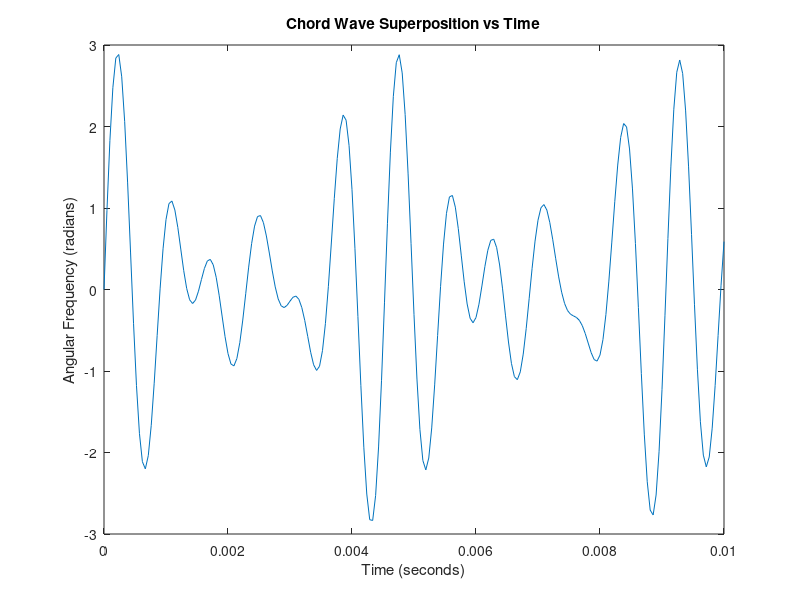
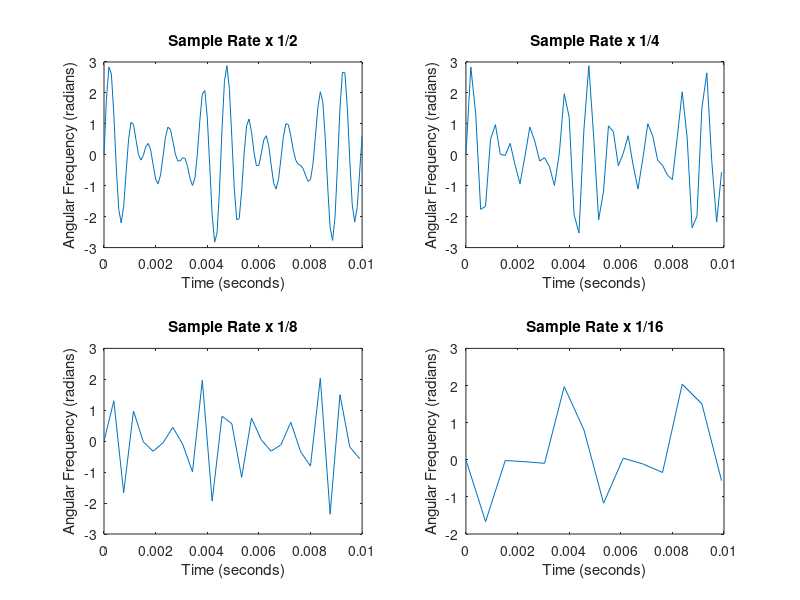
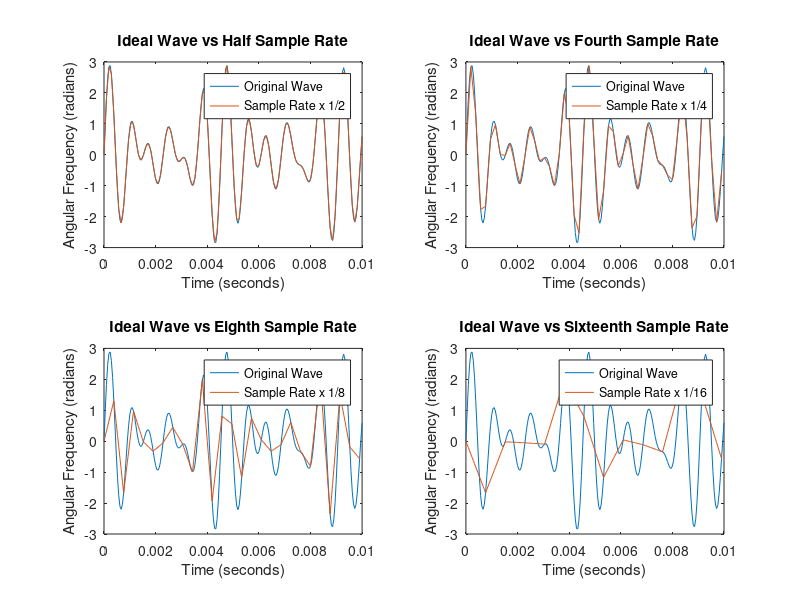
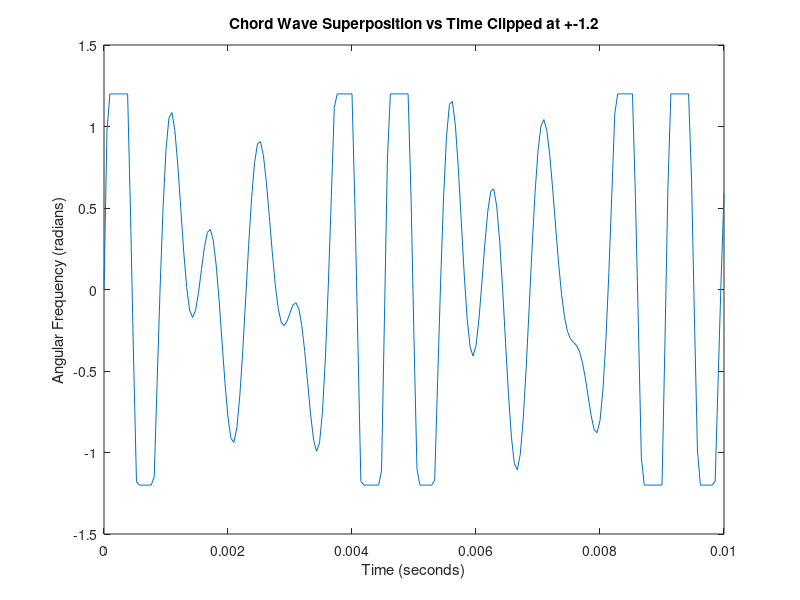

These charts were generated, in order, by the following MATLAB code: (Note: this script raises an error after producing the figures.)
%% Homework 3 - Andrew Choi - 999796522

%% Problem 1(a)
% Set variables
w = 2640 * pi;
frequency = w / (2 * pi);
% Compute sample rate by using the highest frequency from the function then
% multiply by 0.01 since upper limit is 10 ms
samprate = 16 * frequency * 0.01;
% Make an array for time and the wave function, then plot
t = linspace(0, 0.01, samprate);
func = sin(1760.*pi.*t) + sin(2220.*pi.*t) + sin(2640.*pi.*t);
figure(1)
plot(t,func)
title('Chord Wave Superposition vs Time')
xlabel('Time (seconds)')
ylabel('Angular Frequency (radians)')

%% Problem 1(b)
% Use the end function to keep only every second, fourth, eighth, or
% sixtheenth value in the time array, then make a new function array for
% each corresponding array
halft = t(1:2:end);
halffunc = sin(1760.*pi.*halft) + sin(2220.*pi.*halft) + sin(2640.*pi.*halft);
fourtht = t(1:4:end);
fourthfunc = sin(1760.*pi.*fourtht) + sin(2220.*pi.*fourtht) + sin(2640.*pi.*fourtht);
eightht = t(1:8:end);
eighthfunc = sin(1760.*pi.*eightht) + sin(2220.*pi.*eightht) + sin(2640.*pi.*eightht);
sixteent = t(1:16:end);
sixteenfunc = sin(1760.*pi.*sixteent) + sin(2220.*pi.*sixteent) + sin(2640.*pi.*sixteent);
% Use subplot to make a compound figure of the new made arrays
figure(2)
subplot(2,2,1)
plot(halft,halffunc)
title('Sample Rate x 1/2')
xlabel('Time (seconds)')
ylabel('Angular Frequency (radians)')
subplot(2,2,2)
plot(fourtht, fourthfunc)
title('Sample Rate x 1/4')
xlabel('Time (seconds)')
ylabel('Angular Frequency (radians)')
subplot(2,2,3)
plot(eightht, eighthfunc)
title('Sample Rate x 1/8')
xlabel('Time (seconds)')
ylabel('Angular Frequency (radians)')
subplot(2,2,4)
plot(sixteent,sixteenfunc)
title('Sample Rate x 1/16')
xlabel('Time (seconds)')
ylabel('Angular Frequency (radians)')

%% Problem 1(c)
% Interpolate the arrays from part b to the original values of t 
halfinterp = interp1(halft,halffunc,t);
fourthinterp = interp1(fourtht,fourthfunc,t);
eighthinterp = interp1(eightht,eighthfunc,t);
sixteeninterp = interp1(sixteent,sixteenfunc,t);
% Use the interpolated values of part b to graph against the plot from part
% a using subplots again
figure(3)
subplot(2,2,1)
plot(t,func,t,halfinterp)
title('Ideal Wave vs Half Sample Rate')
xlabel('Time (seconds)')
ylabel('Angular Frequency (radians)')
legend('Original Wave','Sample Rate x 1/2')
subplot(2,2,2)
plot(t,func,t,fourthinterp)
title('Ideal Wave vs Fourth Sample Rate')
xlabel('Time (seconds)')
ylabel('Angular Frequency (radians)')
legend('Original Wave','Sample Rate x 1/4')
subplot(2,2,3)
plot(t,func,t,eighthinterp)
title('Ideal Wave vs Eighth Sample Rate')
xlabel('Time (seconds)')
ylabel('Angular Frequency (radians)')
legend('Original Wave','Sample Rate x 1/8')
subplot(2,2,4)
plot(t,func,t,sixteeninterp)
title('Ideal Wave vs Sixteenth Sample Rate')
xlabel('Time (seconds)')
ylabel('Angular Frequency (radians)')
legend('Original Wave','Sample Rate x 1/16')

%% Problem 1(d)
% Use fprintf to discuss the errors shown from the comparison graph
fprintf('From looking at figure 3 from part c it seems that the less data points we decide to use the higher the \n discrepancies become between the interpolated graphs from part c and the original from part a leading \n to a higher and higher error. \n')

%% Problem 1(e)
% Make logical arrays of values that are less than or equal to abs(1.2)
clipplogic = le(func,1.2);
clipnlogic = ge(func,-1.2);
% Multiply these by the function
clip = clipplogic .* clipnlogic .*func;
% Whatever values are zeros now, turn them into one then multiply the
% positive values by 1.2 and the negatives by -1.2
clipp = ~clipplogic .* 1.2;
clipn = ~clipnlogic .* -1.2;
% Add all the clip arrays together to get the final finished clip then
% plot
finalclip = clip + clipp + clipn;
figure(4)
plot(t,finalclip)
title('Chord Wave Superposition vs Time Clipped at +-1.2')
xlabel('Time (seconds)')
ylabel('Angular Frequency (radians)')

%% Prob 2(a)
% Assign variables
a = 3.01*10^9;
b = 2.74*10^9;
k = ((a^2 - b^2)^.5)/a;
% Make 100 discrete points from 0 to 2pi
theta1 = linspace(0,pi/2,100);
func1 = (1 - k.^2 .* sin(theta1).^2).^.5;
% Compute the integral using Riemann sum method
integral1 = sum(func1) .* ((pi/2)/100);
% Make 1000 discrete points from 0 to 2pi
theta2 = linspace(0,(pi/2),1000);
func2 = (1 - k.^2 .* sin(theta2).^2).^.5;
% Compute the integral using Riemann sum method
integral2 = sum(func2) .* ((pi/2)/1000);
% Compute the two perimeters with the equation given
perim1 = integral1 * 4 * a;
perim2 = integral2 * 4 * a;
fprintf('By using the riemann sum method of integration we obtain that the perimeter of \n the ellipse is %s and %s km when using 100 and 1000 \n discrete points respectively. \n',perim1,perim2)

%% Prob 2(b)
func = @(x) (1 - k.^2 .* sin(x).^2).^.5;
% Compute the integral using Matlab's integral function
i = integral(func,0,pi/2);
% Compute the perimeter
perim3 = i * 4 * a;
% Compute the absolute value of the relative error for the two reults from
% part a using the relative error equation
percenterror1 = abs((perim3 - perim1)/perim3)*100;
percenterror2 = abs((perim3 - perim2)/perim3)*100;
fprintf('The perimeter gained by using the integral function is %s km. The absolute value of the \n relative errors are %f and %f percent respectively \n for the results from part a. \n',perim3,percenterror1,percenterror2)

%% Prob2(c)
% Compute the avgspeeds of part a's result by dividing perimeter by time
avgspeed1 = perim1*1000/(84.3*365*24*3600);
avgspeed2 = perim2*1000/(84.3*365*24*3600);
fprintf('The average speed of Uranus given that a single cycle takes 84.3 years is \n %f and %f m/s when using the perimeters from part a respectively. \n',avgspeed1,avgspeed2)

%% Problem 3(a)
% Assign variables
v = [5 10 15 25 35 40 50 65 80];
fe = [47 72 82 80 71 66 55 42 31];
% Compute coefficients of the third order polynomial
coef = polyfit(v,fe,3);
newv = linspace(0,80,150);
% Compute y values of the polynomial
newfe = polyval(coef,newv);
% Plot original data points and third order polynomial curve
figure(5)
plot(v,fe,'o',newv,newfe)
title('Third Order Polynomial for Velocity versus Fuel Efficiency')
legend('Original Data Points','Third Order Polynomial')
xlabel('Velocity (mph)')
ylabel('Fuel Efficiency (mpg)')

%% Problem 3(b)
% Write out the polynomial function and compute fuel efficiency when
% velocity = 60 mph
polyfunc = @(ve) 0.0008.*ve.^3 - 0.1137.*ve.^2 + 4.1566.*ve + 35.8941;
fewhenveis60 = polyfunc(60);
fprintf('The fuel efficiency of the vehicle at 60mph using a third order polynomial is %f mpg. \n',fewhenveis60)
% Compute velocity when fuel efficiency = 50 mpg using the min function and
% indexing
[i,k] = min(abs(newfe-50));
vewhenfeis50 = newv(k);
fprintf('The velocity of the vehicle when fuel efficiency is around 50mpg using a third \n order polynomial is %f mph. \n',vewhenfeis50)

%% Problem 3(c)
% Use interp1 function to make a linear interpolation of the data points then graph
g = (5:80); 
interpy = interp1(v,fe,g);
figure(6)
subplot(2,1,1)
plot(v,fe,'o',g,interpy)
title('Linear Interpolation for Velocity versus Fuel Efficiency')
legend('Original Data Points','Linear Interpolation')
xlabel('Velocity (mph)')
ylabel('Fuel Efficiency (mpg)')
% Use interp1 function to compute fuel efficency when velocity = 60 mph
linearfeat60 = interp1(v,fe,60);
fprintf('The fuel efficiency of the vehicle at 60mph using linear interpolation is %f mpg. \n',linearfeat60)
% Use spline function to make a cubic spline interpolation of the data points then
% graph
spliney = spline(v,fe,g);
subplot(2,1,2)
plot(v,fe,'o',g,spliney)
title('Cubic Spline Interpolation for Velocity versus Fuel Efficiency')
legend('Original Data Points','Cubic Spline Interpolation')
xlabel('Velocity (mph)')
ylabel('Fuel Efficiency (mpg)')
% Use spline funtion to compute fuel efficiency when velocity = 60 mph
splinefeat60 = spline(v,fe,60);
fprintf('The fuel efficiency of the vehicle at 60mph using cubic spline interpolation is %f mpg. \n',splinefeat60)

%% Problem 3(d)
% Compute relative error percentage between results of part b and c
relerror1 = ((fewhenveis60 - linearfeat60)/fewhenveis60)*100;
relerror2 = ((fewhenveis60 - splinefeat60)/fewhenveis60)*100;
fprintf('The relative error of the fuel efficiency predictions from \n part b and c are %f and %f percent. \n',relerror1,relerror2)

%% Problem 4(a)
% Set variables
t = [0.04 0.08 0.12 0.17 0.43 0.48 0.53 0.58 0.64 0.67 0.75 0.92];
y = [0.59 0.95 0.96 0.45 0.45 0.95 0.89 0.31 -0.59 -0.89 -0.71 0.95];
% Spline the data points from 0 to 1 with 1000 points and then plot the
% original points and new spline
x = linspace(0,1,1000);
r1 = spline(t,y,x);
figure(7)
plot(t,y,'o',x,r1)
title('Ambient Noise Signal')
legend('Original Data Points','Cubic Spline Interpolation')
xlabel('Time (seconds)')
ylabel('Displacement')

%% Problem 4(b)
% Use findpeaks to determine the displacement values of the peaks
peaks = findpeaks(r1);
% Use indexing to find out at which value of the time array two of the peaks are
% located 
[i,k] = min(abs(r1-1.0096));
firstpeaktime = x(k);
[n,g] = min(abs(r1-1.0046));
secondpeaktime = x(g);
% Compute the period by subtracting the two times
period = secondpeaktime - firstpeaktime;

%% Problem 4(c)
% Phase shift one of the graphs by adding half the period to the original
% data points and then spline it
t1 = t + period/2;
r2 = spline(t1,y,x);
% Graph the original date points, the spline, and the phase shift spline
% showing destructive interference
figure(8)
plot(t,y,'o',x,r1,x,r2)
title('Destructive Interference')
legend('Ambient Noise','Wave Form','Phase Shifted Wave')
xlabel('Time (seconds)')
ylabel('Displacement')